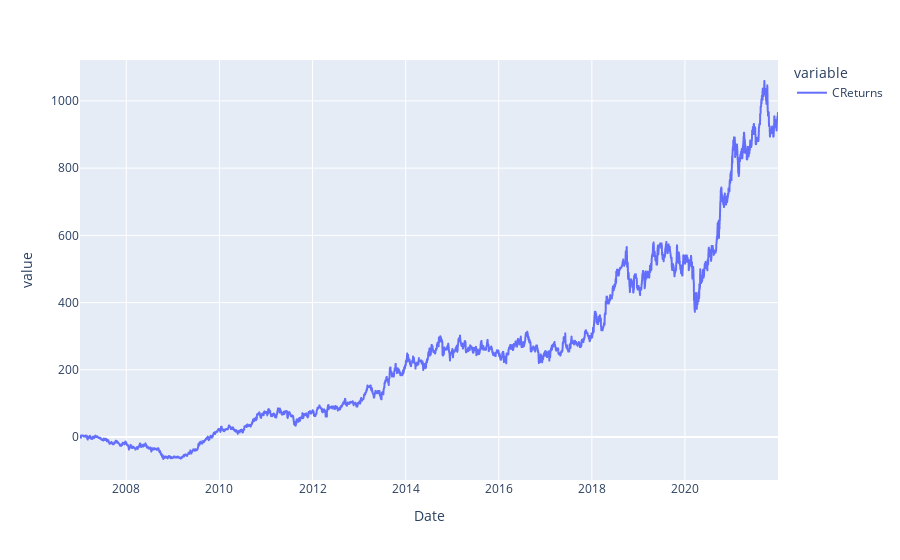
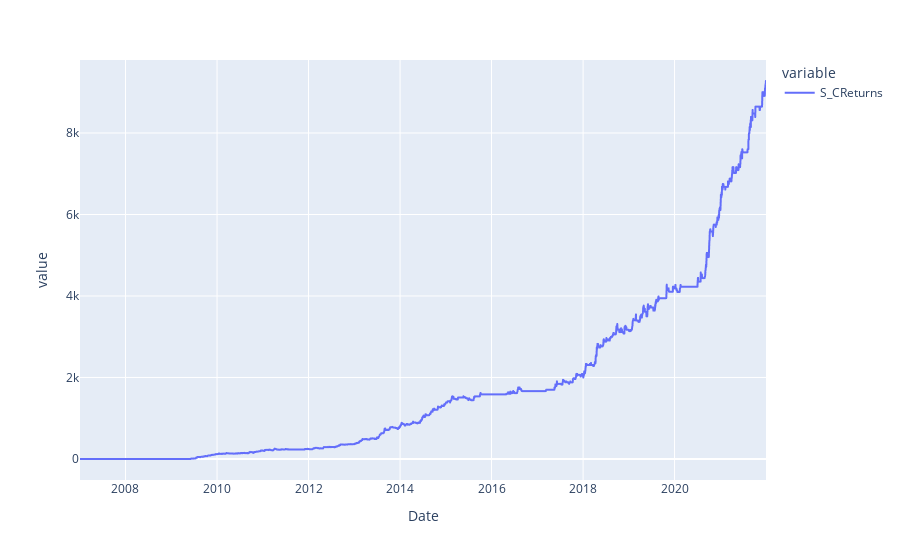

Notebook cell for these charts, in order:
### Code cell
pxline(df[['CReturns']])
pxline(df[['S_CReturns']])

### Figure 1 — Plotly figure (JSON) as saved in the notebook; plotly's stock layout.template omitted (floating-point values rounded to 4 significant figures; data arrays with more than 128 entries replaced by an {"elided": "..."} marker saying what was removed)
{"data": [{"hovertemplate": "variable=CReturns<br>Date=%{x}<br>value=%{y}<extra></extra>", "legendgroup": "CReturns", "line": {"color": "#636efa", "dash": "solid"}, "marker": {"symbol": "circle"}, "mode": "lines", "name": "CReturns", "showlegend": true, "type": "scattergl", "x": {"elided": "3697 str values"}, "xaxis": "x", "y": {"elided": "3697 float values"}, "yaxis": "y"}], "layout": {"autosize": true, "legend": {"title": {"text": "variable"}, "tracegroupgap": 0}, "margin": {"t": 60}, "xaxis": {"anchor": "y", "autorange": true, "domain": [0, 1], "range": ["2007-01-03", "2021-12-31"], "title": {"text": "Date"}, "type": "date"}, "yaxis": {"anchor": "x", "autorange": true, "domain": [0, 1], "range": [-127.8, 1122.0], "title": {"text": "value"}, "type": "linear"}}}

### Figure 2 — Plotly figure (JSON) as saved in the notebook; plotly's stock layout.template omitted (floating-point values rounded to 4 significant figures; data arrays with more than 128 entries replaced by an {"elided": "..."} marker saying what was removed)
{"data": [{"hovertemplate": "variable=S_CReturns<br>Date=%{x}<br>value=%{y}<extra></extra>", "legendgroup": "S_CReturns", "line": {"color": "#636efa", "dash": "solid"}, "marker": {"symbol": "circle"}, "mode": "lines", "name": "S_CReturns", "showlegend": true, "type": "scattergl", "x": {"elided": "3697 str values"}, "xaxis": "x", "y": {"elided": "3697 float values"}, "yaxis": "y"}], "layout": {"autosize": true, "legend": {"title": {"text": "variable"}, "tracegroupgap": 0}, "margin": {"t": 60}, "xaxis": {"anchor": "y", "autorange": true, "domain": [0, 1], "range": ["2007-01-03", "2021-12-31"], "title": {"text": "Date"}, "type": "date"}, "yaxis": {"anchor": "x", "autorange": true, "domain": [0, 1], "range": [-516.4, 9792.0], "title": {"text": "value"}, "type": "linear"}}}
